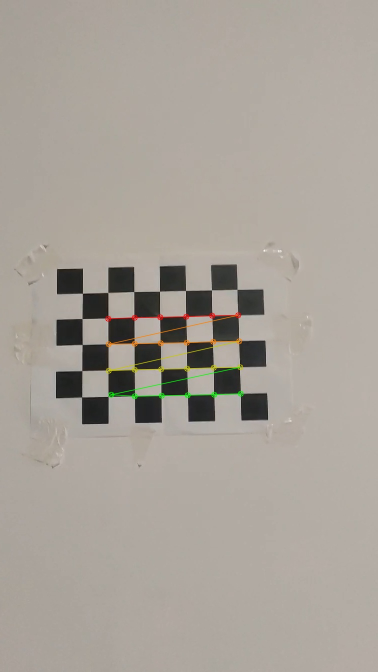
#> input picture conimg1.jpg, 756 x 1344 px (shown at 1/2 size)
$ python -i imagePoints.py   (imports and definitions only)
#> lines starting #> are read from the running program, lines starting #| are printed output that depends on the picture; after the words box and inside, x2 and y2 are one past the last pixel; in counts of white or black regions, pixels touching at a corner belong together
import cv2
import numpy as np
import pandas as pd
class PointsImage:
    def __init__(self):
        self.x=[]
        self.y=[]
        self.dst=None
        self.m=[[],[],[],[]]

    def getPointImeage(self,filename):
#> called with filename = 'conimg1.jpg'
        thresh = 200  # maximum de poits à détecter

        img = cv2.imread(filename)
#> img is the input picture: shape (1344, 756, 3); mean B, G, R 153, 161.4, 168.1
        gray = cv2.cvtColor(img, cv2.COLOR_BGR2GRAY)

        gray = np.float32(gray)
        dst = cv2.cornerHarris(gray, 2, 3, 0.04)
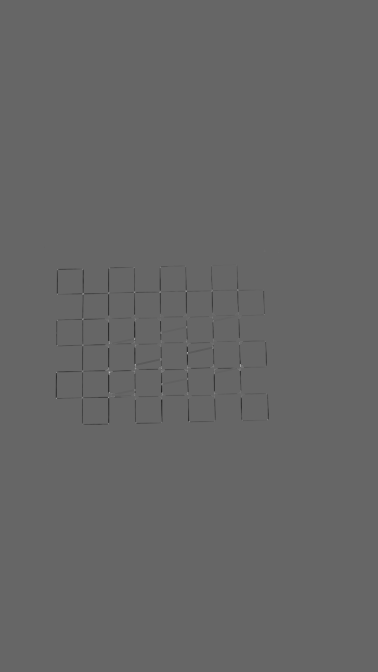
#> dst: shape (1344, 756) float32 (shown at 1/2 size); min -25236534, max 37624804, mean -53005.8; drawn with min black and max white

        # result is dilated for marking the corners, not important
        dst = cv2.dilate(dst, None)
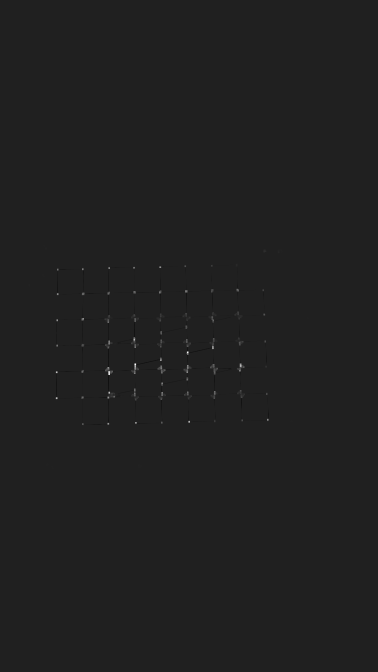
#> dst: shape (1344, 756) float32 (shown at 1/2 size); min -5449191.5, max 37624804, mean 20891.5; drawn with min black and max white

        # -------
        dst_norm = np.empty(dst.shape, dtype=np.float32)
        cv2.normalize(dst, dst_norm, alpha=100, beta=255, norm_type=cv2.NORM_MINMAX)
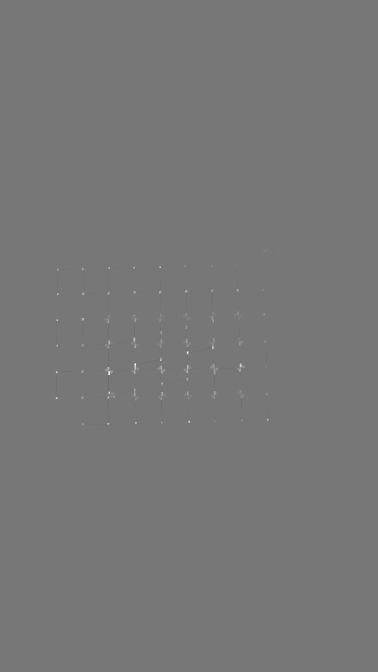
#> dst_norm: shape (1344, 756) float32 (shown at 1/2 size); min 100, max 255, mean 119.7
        #dst_norm_scaled = cv2.convertScaleAbs(dst_norm)
        dst_norm_scaled = cv2.convertScaleAbs(dst_norm)
        for i in range(dst_norm.shape[0]):
            for j in range(dst_norm.shape[1]):
                if int(dst_norm[i, j]) > thresh:
                    cv2.circle(dst_norm_scaled, (j, i), 5, (0), 2)
                    self.x.append(i)
                    self.y.append(j)
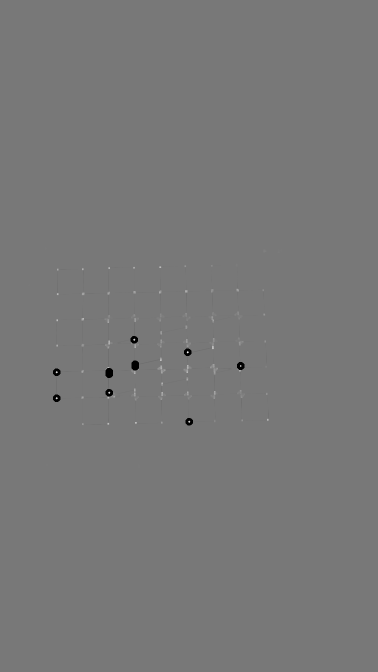
#> dst_norm_scaled: shape (1344, 756) (shown at 1/2 size); min 0, max 251, mean 119.9
#> after the loop, self.x = 114 values from 678 to 844; self.y = 114 values, max 482 at index 32, min 112 at index 57, mean 269

        L=(np.ones((1, len(self.x)))).tolist()
#> L = 1 item
        data={'x:':self.x,'y':self.y,'z':L[0]}
        print('poits images:\n',pd.DataFrame(data))
#> (printed output is left out)
        self.dst=dst
        # [7 lines of commented-out code are left out]
        dim = (600, 600)
        img[dst > 0.4 * dst.max()] = [0, 0, 255]  # [34, 153, 84]  points rouge
#> img: shape (1344, 756, 3); 0.04% of pixels changed, all inside (x1, y1, x2, y2) = (112, 533, 537, 849)

        resised = cv2.resize(img, dim)
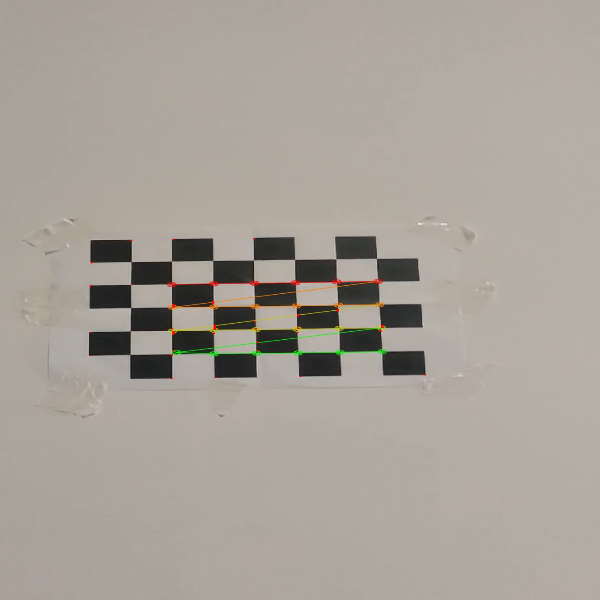
#> resised: shape (600, 600, 3); mean B, G, R 152.9, 161.3, 168.1
        cv2.imshow('les bores en points rouges', resised)
        if cv2.waitKey(0) & 0xff == 27:
#> (key Esc is pressed here)
            cv2.destroyAllWindows()

    def getPointExemple(self):
        thresh = 200  # maximum de poits à détecter

        filename = 'images/image_29.png'
        img = cv2.imread(filename)
        gray = cv2.cvtColor(img, cv2.COLOR_BGR2GRAY)

        gray = np.float32(gray)
        dst = cv2.cornerHarris(gray, 2, 3, 0.04)

        # result is dilated for marking the corners, not important
        dst = cv2.dilate(dst, None)

        # -------
        dst_norm = np.empty(dst.shape, dtype=np.float32)
        cv2.normalize(dst, dst_norm, alpha=0, beta=255, norm_type=cv2.NORM_MINMAX)
        dst_norm_scaled = cv2.convertScaleAbs(dst_norm)
        for i in range(dst_norm.shape[0]):
            for j in range(dst_norm.shape[1]):
                if int(dst_norm[i, j]) > thresh:
                    cv2.circle(dst_norm_scaled, (j, i), 5, (0), 2)
                    self.x.append(i)
                    self.y.append(j)
        L=(np.ones((1, len(self.x)))).tolist()
        data={'x:':self.x,'y':self.y,'z':L[0]}
        print('poits images:\n',pd.DataFrame(data))
        self.dst=dst

        # --------------

        # Threshold for an optimal value, it may vary depending on the image.
        dim = (600, 600)
        img[dst > 0.01 * dst.max()] = [0, 0, 255]  # [34, 153, 84]  points rouge

        resised = cv2.resize(img, dim)
        cv2.imshow('les bores en points rouges', resised)
        if cv2.waitKey(0) & 0xff == 27:
            cv2.destroyAllWindows()


#obj=PointsImage()
#obj.getPointImeage('videoFrame/frame1.jpg')

>>> result = PointsImage().getPointImeage('conimg1.jpg')

$ run again, on conimg2.jpg
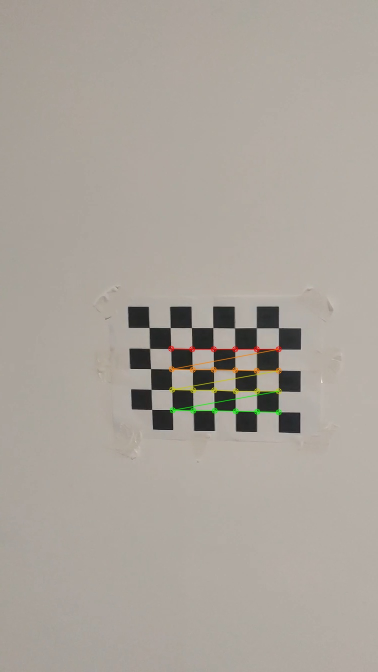
#> input picture conimg2.jpg, 756 x 1344 px (shown at 1/2 size)
#> in getPointImeage, img is the input picture: shape (1344, 756, 3); mean B, G, R 155, 163.2, 170
#> after the loop in getPointImeage, `for i in range(dst_norm.shape[0]):`:
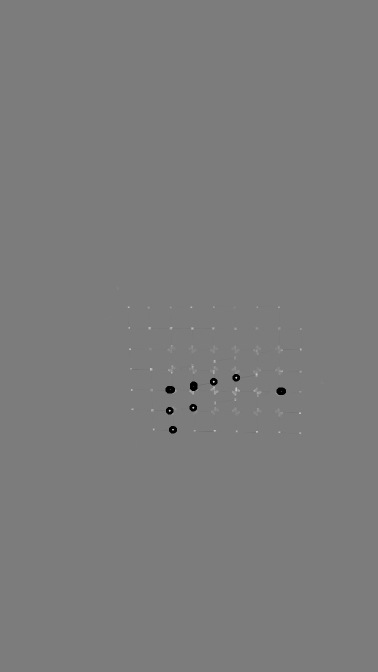
#> dst_norm_scaled: shape (1344, 756) (shown at 1/2 size); min 0, max 233, mean 123.9
#> after the loop in getPointImeage, `for i in range(dst_norm.shape[0]):`: self.x = 108 values from 754 to 860; self.y = 108 values, max 565 at index 63, min 337 at index 36, mean 413.6
#> L = 1 item
#> (printed output is left out)
#> img: shape (1344, 756, 3); 0.03% of pixels changed, all inside (x1, y1, x2, y2) = (256, 613, 603, 865)
#> in getPointImeage, `resised = cv2.resize(img, dim)`:
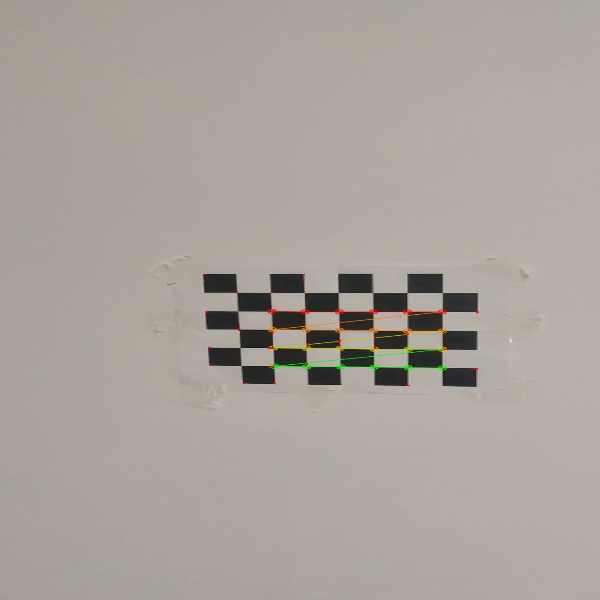
#> resised: shape (600, 600, 3); mean B, G, R 154.9, 163.2, 170

$ run again, on conimg3.jpg
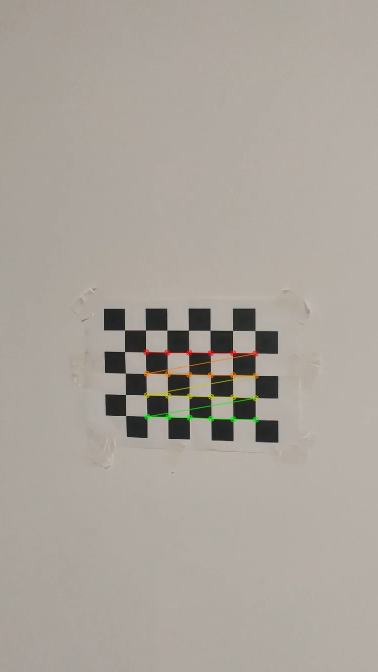
#> input picture conimg3.jpg, 756 x 1344 px (shown at 1/2 size)
#> in getPointImeage, img is the input picture: shape (1344, 756, 3); mean B, G, R 155.2, 163.6, 170.4
#> after the loop in getPointImeage, `for i in range(dst_norm.shape[0]):`:
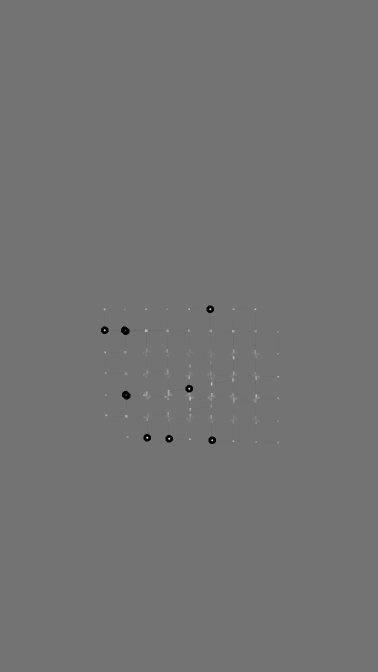
#> dst_norm_scaled: shape (1344, 756) (shown at 1/2 size); min 0, max 255, mean 114.9
#> after the loop in getPointImeage, `for i in range(dst_norm.shape[0]):`: self.x = 88 values from 617 to 881; self.y = 88 values, max 425 at index 81, min 208 at index 9, mean 308
#> L = 1 item
#> (printed output is left out)
#> img: shape (1344, 756, 3); 0.03% of pixels changed, all inside (x1, y1, x2, y2) = (208, 617, 558, 882)
#> in getPointImeage, `resised = cv2.resize(img, dim)`:
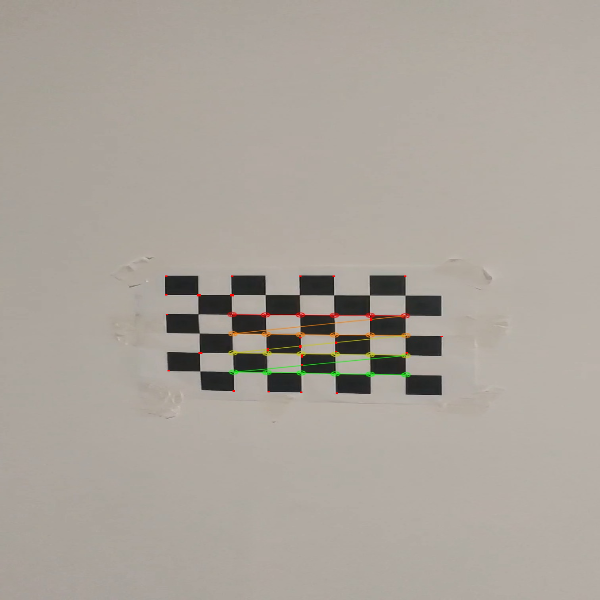
#> resised: shape (600, 600, 3); mean B, G, R 155.2, 163.5, 170.4

$ run again, on conimg4.jpg
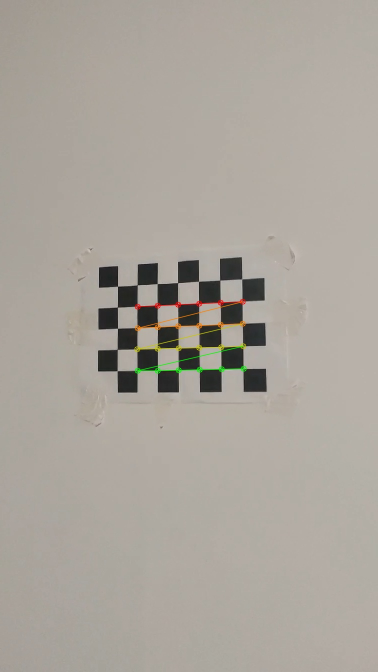
#> input picture conimg4.jpg, 756 x 1344 px (shown at 1/2 size)
#> in getPointImeage, img is the input picture: shape (1344, 756, 3); mean B, G, R 155.7, 164.2, 170.2
#> in getPointImeage, `dst = cv2.dilate(dst, None)`:
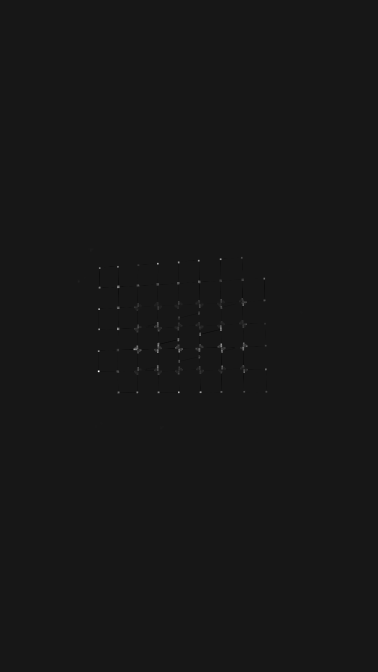
#> dst: shape (1344, 756) float32 (shown at 1/2 size); min -4510671, max 43763416, mean 22001.4; drawn with min black and max white
#> after the loop in getPointImeage, `for i in range(dst_norm.shape[0]):`: self.x = 27 values from 526 to 785; self.y = 27 values, max 358 at index 20, min 196 at index 9, mean 289.7
#> L = 1 item
#> (printed output is left out)
#> img: shape (1344, 756, 3); 0.02% of pixels changed, all inside (x1, y1, x2, y2) = (196, 517, 488, 786)
#> in getPointImeage, `resised = cv2.resize(img, dim)`:
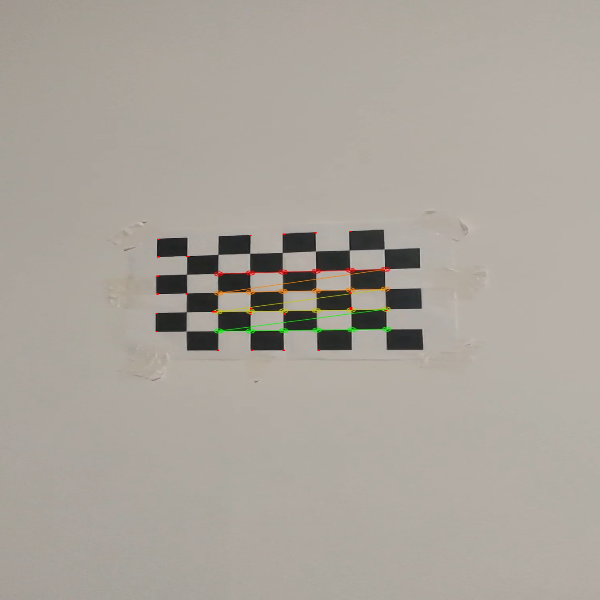
#> resised: shape (600, 600, 3); mean B, G, R 155.6, 164.1, 170.1
